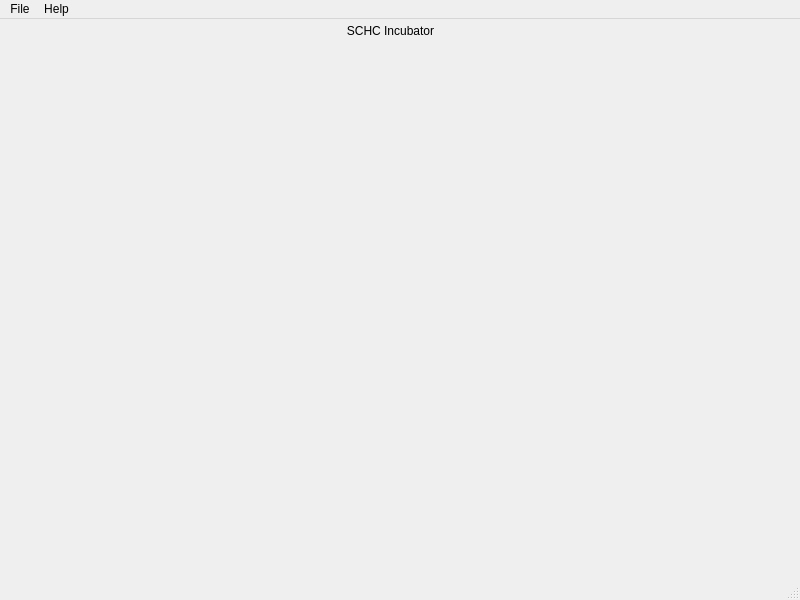
<?xml version="1.0" encoding="UTF-8"?>
<ui version="4.0">
 <class>MainWindow</class>
 <widget class="QMainWindow" name="MainWindow">
  <property name="geometry">
   <rect>
    <x>0</x>
    <y>0</y>
    <width>800</width>
    <height>600</height>
   </rect>
  </property>
  <property name="windowTitle">
   <string>SCHC Incubator</string>
  </property>
  <widget class="QWidget" name="centralwidget">
   <widget class="QLabel" name="label">
    <property name="geometry">
     <rect>
      <x>320</x>
      <y>0</y>
      <width>141</width>
      <height>24</height>
     </rect>
    </property>
    <property name="text">
     <string>SCHC Incubator</string>
    </property>
    <property name="alignment">
     <set>Qt::AlignCenter</set>
    </property>
   </widget>
  </widget>
  <widget class="QMenuBar" name="menubar">
   <property name="geometry">
    <rect>
     <x>0</x>
     <y>0</y>
     <width>800</width>
     <height>30</height>
    </rect>
   </property>
   <widget class="QMenu" name="menuFile">
    <property name="title">
     <string>File</string>
    </property>
    <addaction name="actionNew"/>
    <addaction name="actionOpen"/>
    <addaction name="separator"/>
    <addaction name="actionSave"/>
    <addaction name="actionSave_As"/>
    <addaction name="separator"/>
    <addaction name="actionClose"/>
    <addaction name="separator"/>
    <addaction name="actionQuit"/>
   </widget>
   <widget class="QMenu" name="menuHelp">
    <property name="title">
     <string>Help</string>
    </property>
    <addaction name="actionAbout"/>
   </widget>
   <addaction name="menuFile"/>
   <addaction name="menuHelp"/>
  </widget>
  <widget class="QStatusBar" name="statusbar"/>
  <action name="actionNew">
   <property name="text">
    <string>New</string>
   </property>
   <property name="toolTip">
    <string>Create new set of rules</string>
   </property>
   <property name="shortcut">
    <string>Ctrl+N</string>
   </property>
  </action>
  <action name="actionOpen">
   <property name="text">
    <string>Open...</string>
   </property>
   <property name="toolTip">
    <string>Open an existing .json file</string>
   </property>
   <property name="shortcut">
    <string>Ctrl+O</string>
   </property>
  </action>
  <action name="actionSave">
   <property name="text">
    <string>Save</string>
   </property>
   <property name="toolTip">
    <string>Save current file</string>
   </property>
   <property name="shortcut">
    <string>Ctrl+S</string>
   </property>
  </action>
  <action name="actionSave_As">
   <property name="text">
    <string>Save As...</string>
   </property>
   <property name="shortcut">
    <string>Ctrl+Shift+S</string>
   </property>
  </action>
  <action name="actionClose">
   <property name="text">
    <string>Close</string>
   </property>
   <property name="toolTip">
    <string>Close current file</string>
   </property>
   <property name="shortcut">
    <string>Ctrl+W</string>
   </property>
  </action>
  <action name="actionQuit">
   <property name="text">
    <string>Quit</string>
   </property>
   <property name="toolTip">
    <string>Quit application</string>
   </property>
   <property name="shortcut">
    <string>Ctrl+Q</string>
   </property>
  </action>
  <action name="actionAbout">
   <property name="text">
    <string>About</string>
   </property>
  </action>
 </widget>
 <resources/>
 <connections/>
</ui>
